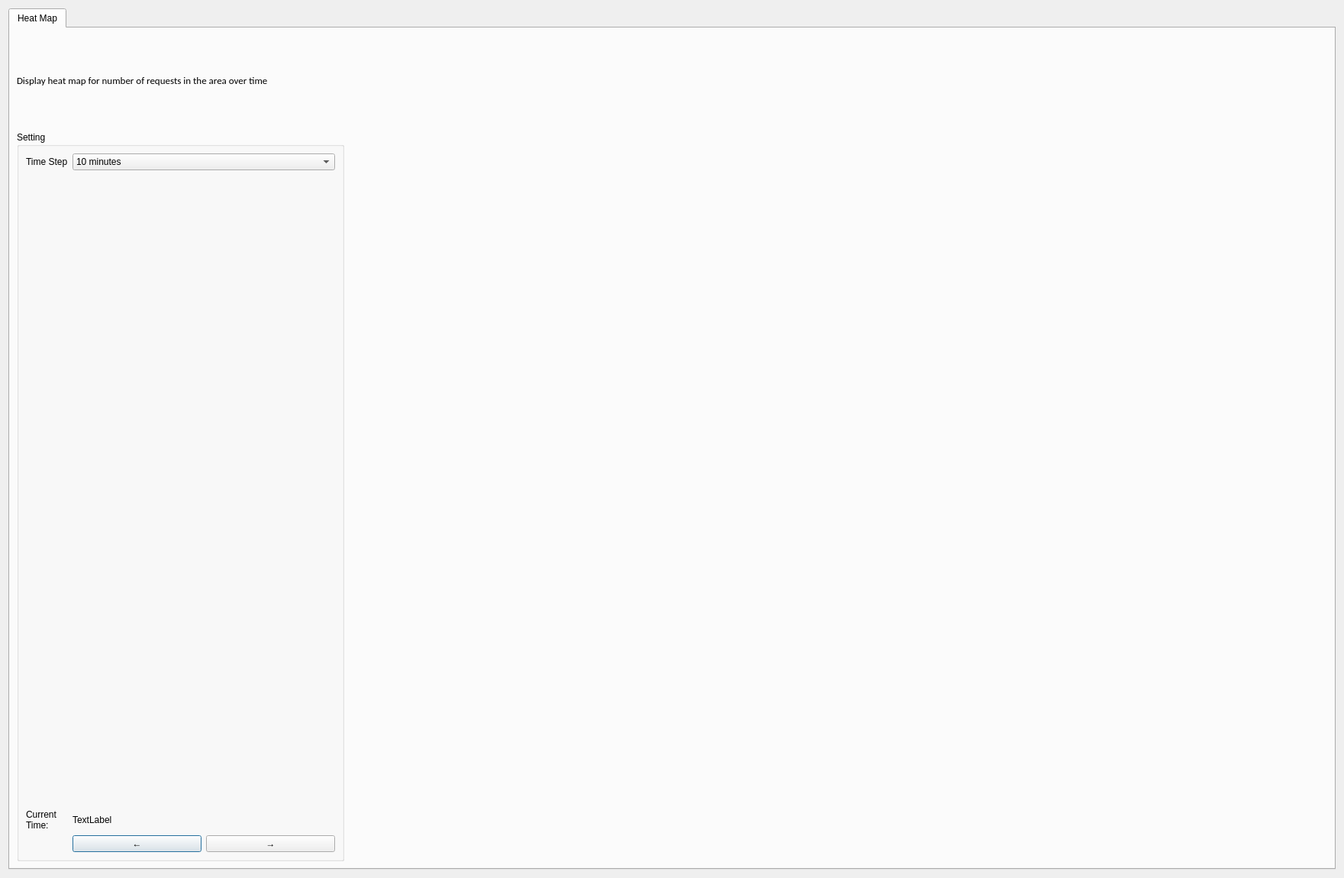
<?xml version="1.0" encoding="UTF-8"?>
<ui version="4.0">
 <class>VisualizationDialog</class>
 <widget class="QDialog" name="VisualizationDialog">
  <property name="geometry">
   <rect>
    <x>0</x>
    <y>0</y>
    <width>1761</width>
    <height>1150</height>
   </rect>
  </property>
  <property name="windowTitle">
   <string>Dialog</string>
  </property>
  <layout class="QVBoxLayout" name="verticalLayout">
   <item>
    <widget class="QTabWidget" name="tabWidget">
     <property name="currentIndex">
      <number>0</number>
     </property>
     <widget class="QWidget" name="heatMap">
      <attribute name="title">
       <string>Heat Map</string>
      </attribute>
      <layout class="QVBoxLayout" name="verticalLayout_2" stretch="1,8">
       <item>
        <widget class="QLabel" name="label">
         <property name="font">
          <font>
           <family>Calibri</family>
           <pointsize>10</pointsize>
          </font>
         </property>
         <property name="text">
          <string>&lt;html&gt;&lt;head/&gt;&lt;body&gt;&lt;p&gt;Display heat map for number of requests in the area over time&lt;/p&gt;&lt;/body&gt;&lt;/html&gt;</string>
         </property>
         <property name="scaledContents">
          <bool>false</bool>
         </property>
        </widget>
       </item>
       <item>
        <layout class="QHBoxLayout" name="horizontalLayout" stretch="3,9">
         <item>
          <widget class="QGroupBox" name="groupBox">
           <property name="title">
            <string>Setting</string>
           </property>
           <layout class="QVBoxLayout" name="verticalLayout_3">
            <item>
             <layout class="QFormLayout" name="formLayout">
              <item row="0" column="0">
               <widget class="QLabel" name="label_2">
                <property name="text">
                 <string>Time Step</string>
                </property>
               </widget>
              </item>
              <item row="0" column="1">
               <widget class="QComboBox" name="comboBox">
                <item>
                 <property name="text">
                  <string>10 minutes</string>
                 </property>
                </item>
                <item>
                 <property name="text">
                  <string>30 minutes</string>
                 </property>
                </item>
                <item>
                 <property name="text">
                  <string>1 hour</string>
                 </property>
                </item>
                <item>
                 <property name="text">
                  <string>2 hour</string>
                 </property>
                </item>
               </widget>
              </item>
              <item row="1" column="1">
               <spacer name="verticalSpacer_3">
                <property name="orientation">
                 <enum>Qt::Vertical</enum>
                </property>
                <property name="sizeHint" stdset="0">
                 <size>
                  <width>20</width>
                  <height>40</height>
                 </size>
                </property>
               </spacer>
              </item>
              <item row="5" column="1">
               <layout class="QHBoxLayout" name="horizontalLayout_2">
                <item>
                 <widget class="QPushButton" name="pushButton_2">
                  <property name="text">
                   <string>←</string>
                  </property>
                 </widget>
                </item>
                <item>
                 <widget class="QPushButton" name="pushButton">
                  <property name="text">
                   <string>→</string>
                  </property>
                 </widget>
                </item>
               </layout>
              </item>
              <item row="2" column="1">
               <spacer name="verticalSpacer">
                <property name="orientation">
                 <enum>Qt::Vertical</enum>
                </property>
                <property name="sizeHint" stdset="0">
                 <size>
                  <width>20</width>
                  <height>40</height>
                 </size>
                </property>
               </spacer>
              </item>
              <item row="3" column="1">
               <spacer name="verticalSpacer_2">
                <property name="orientation">
                 <enum>Qt::Vertical</enum>
                </property>
                <property name="sizeHint" stdset="0">
                 <size>
                  <width>20</width>
                  <height>40</height>
                 </size>
                </property>
               </spacer>
              </item>
              <item row="4" column="0">
               <widget class="QLabel" name="label_3">
                <property name="text">
                 <string>Current
Time:</string>
                </property>
               </widget>
              </item>
              <item row="4" column="1">
               <widget class="QLabel" name="heatMapLabel">
                <property name="text">
                 <string>TextLabel</string>
                </property>
               </widget>
              </item>
             </layout>
            </item>
           </layout>
          </widget>
         </item>
         <item>
          <layout class="QVBoxLayout" name="mapLayout"/>
         </item>
        </layout>
       </item>
      </layout>
     </widget>
    </widget>
   </item>
  </layout>
 </widget>
 <resources/>
 <connections/>
</ui>
